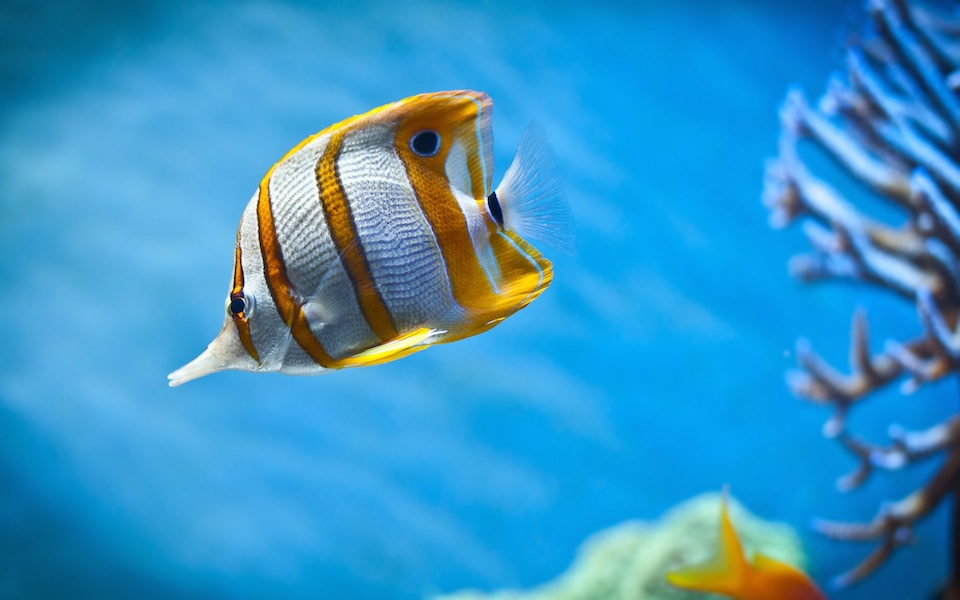
%> input picture A2/fish.jpg, 960 x 600 px
$ octave Untitled.m   (GNU Octave 9; MATLAB toolbox functions it lacks are replaced by stand-ins)
%> lines starting %> are read from the running program, lines starting %| are printed output that depends on the picture; in (x1, y1, x2, y2) boxes, pixels count from 0 and x2, y2 are one past the last pixel; in counts of white or black regions, pixels touching at a corner belong together; the program's own positions count from 1
src = imread('fish.jpg');
%> src is the input picture: size 600x960x3 uint8; mean R, G, B 55.6, 149.3, 198
dst = imread('underwater.jpg');
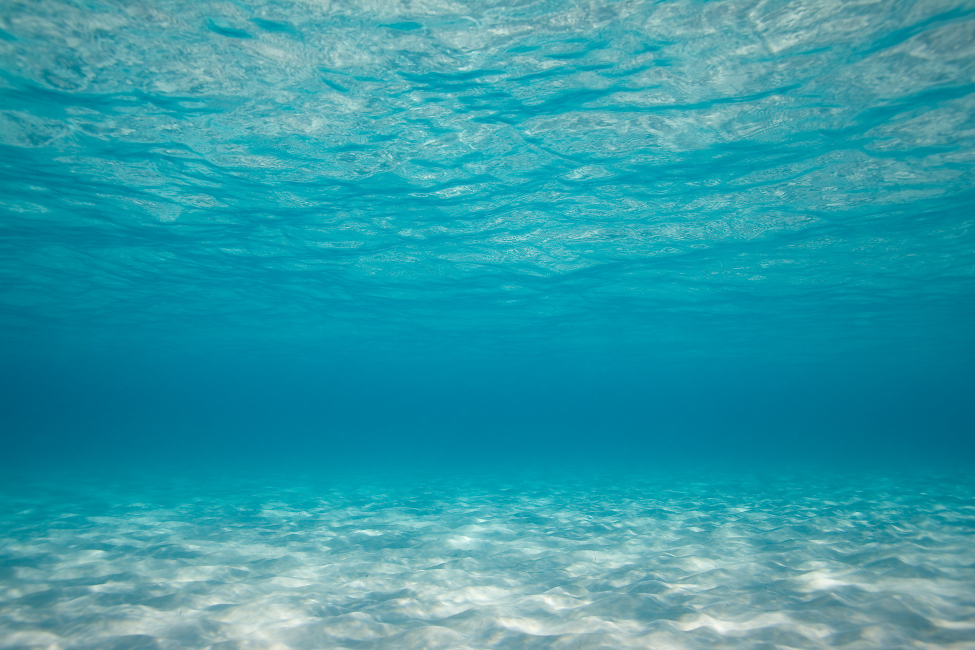
%> input picture A2/underwater.jpg, 1950 x 1300 px (shown at 1/2 size)
%> dst is the input picture: size 1300x1950x3 uint8; mean R, G, B 48.4, 154.6, 169.7

src_width = size(src, 1);
%> src_width = 600
src_height = size(src, 2);
%> src_height = 960

offset_i = 400;
offset_j = 400;

mask = zeros(src_width, src_height);
mask(50:450, 150:600) = 1;
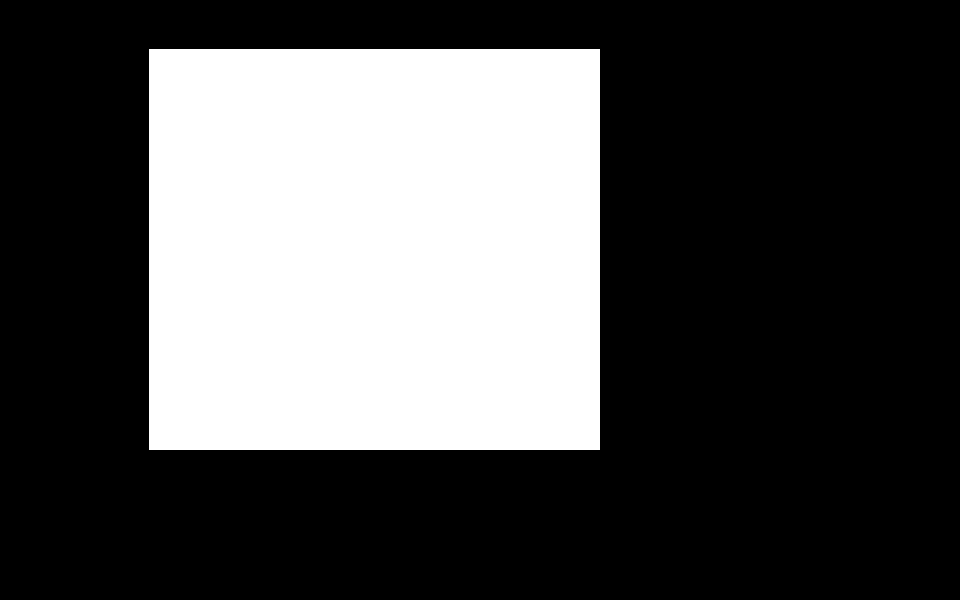
%> mask: size 600x960 double; values 0 (black) and 1 (white), 31.4% white; 1 white region, box (x1, y1, x2, y2) and area: (149, 49, 600, 450) 180851

for i = 1:src_width
    for j = 1:src_height
        if mask(i, j)
            dst(i+offset_i, j+offset_j, :) = src(i, j, :);
        end
    end
end
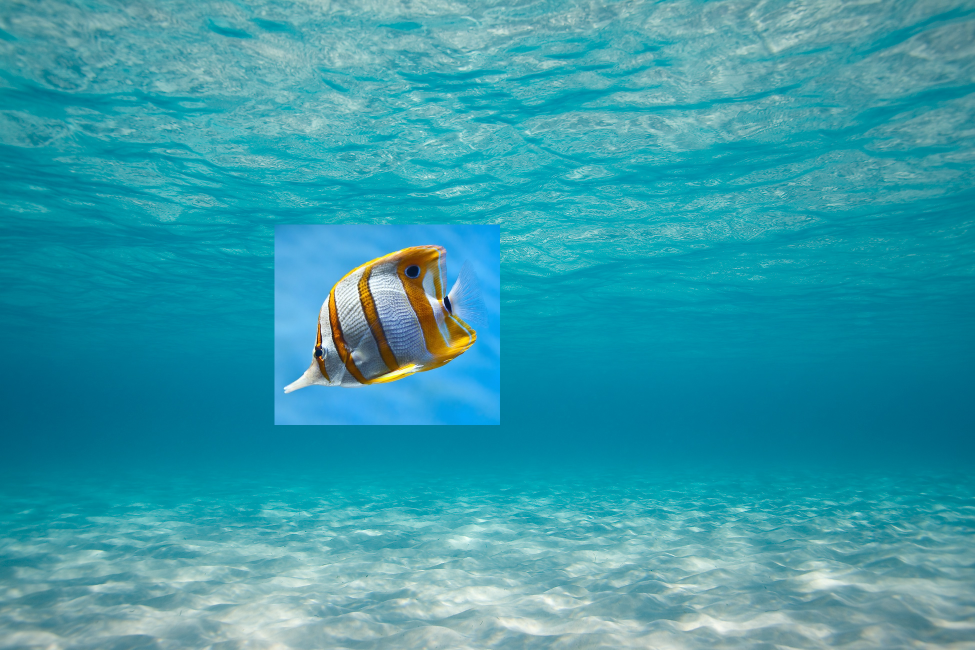
%> dst: size 1300x1950x3 uint8 (shown at 1/2 size); 7.13% of pixels changed, all inside (x1, y1, x2, y2) = (549, 449, 1000, 850)

imshow(dst);
